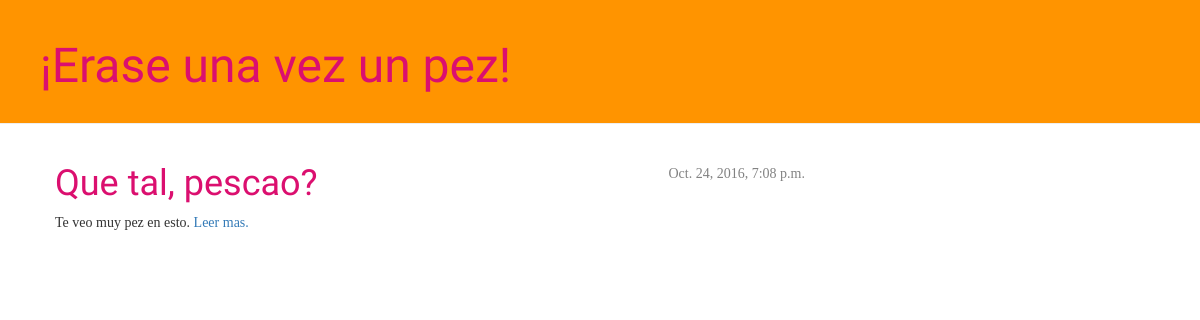
Before: / with the older database file.
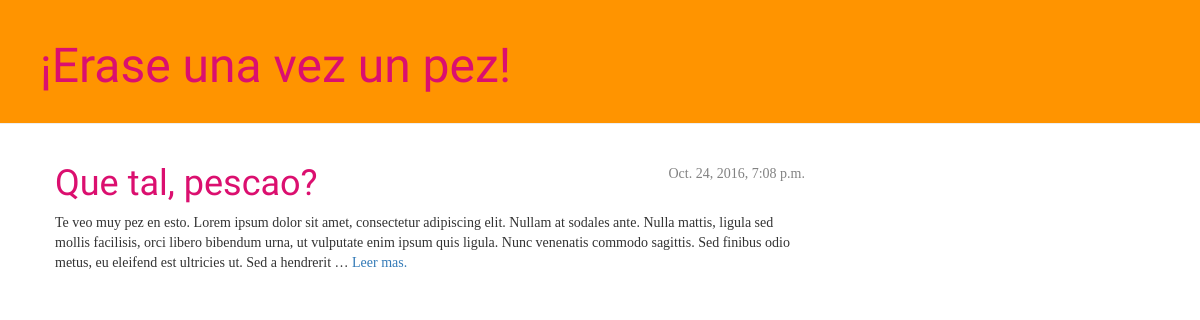
After: the same page with the newer database file.
### blog/views.py (the view)
# urls.py: url(r'^$', views.post_list,name='post_list'),
def post_list(request):
    latest_posts = Post.objects.filter(published_date__lte=timezone.now()).order_by('published_date')
    return render(request, 'blog/post_list.html', {'latest_posts': latest_posts})

### blog/templates/blog/post_list.html
{% extends 'blog/base.html' %}
{% block content %}
   {% for post in latest_posts %}
       <div class="post">
           <div class="date">
               {{ post.published_date }}
           </div>
           <h1><a href="{% url 'post_detail' post.id %}">{{ post.title }}</a></h1>
           <p>{{ post.text|truncatewords_html:50 }} <a href="{% url 'post_detail' post.id %}"> Leer mas.</a></p>
       </div>
   {% endfor %}
{% endblock content %}

Changed rows visible on the page:
changed Post "Que tal, pescao?": text "Te veo muy pez en esto." → "Te veo muy pez en esto. Lorem ipsum dolor sit amet, consectetur adipiscing elit. Nullam at sodales ante. Nulla mattis, ligula sed mollis facilisis, orci libero bibendum urna, ut vulputate enim ipsum quis ligula. Nunc venenatis commodo sagittis. Sed finibus odio metus, eu eleifend est ultricies ut. Sed a hendrerit …"
